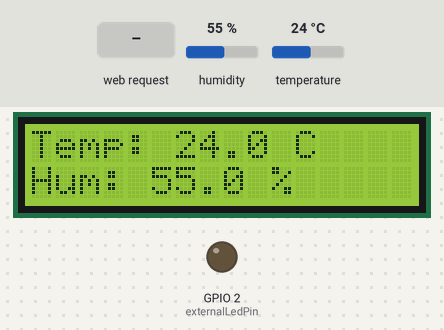
Recording of a sketch running on a simulated ESP32. Shown: 16×2 character LCD, output pins drawn as LEDs (lit = HIGH). The inputs (shaded band) are chosen by the test bench; at power-on: humidity 55 %, temperature 24 °C. WiFi joins after 1.5 s; servers stay silent unless stated; what the sketch prints to the serial monitor is not drawn.

Above: at 4.8 s.
4.9 s: HTTP request GET /?msg= received
At 5.3 s:
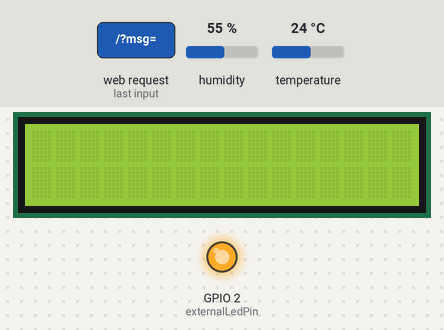
13.9 s: HTTP request GET /?msg= received
At 19.6 s:
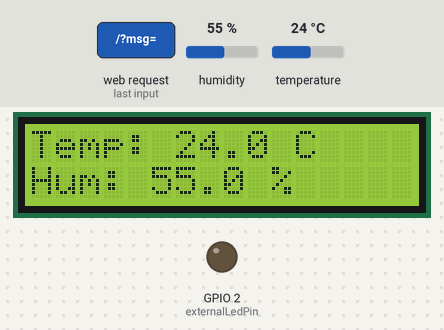
22.9 s: HTTP request GET /?msg= received
At 23.4 s:
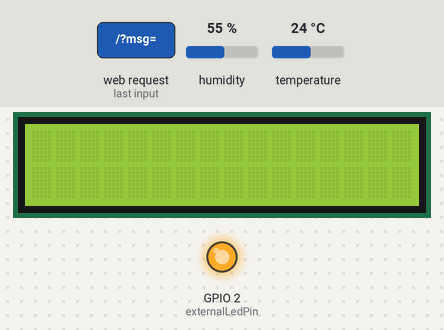
31.9 s: humidity set to 22 %
At 33.2 s:
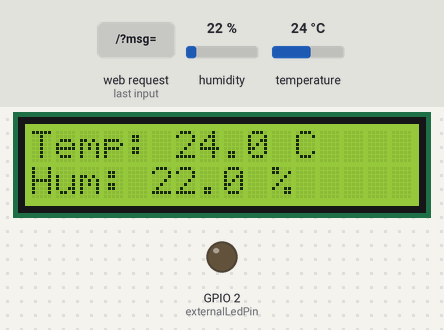
33.5 s: temperature set to 12 °C
At 36.4 s:
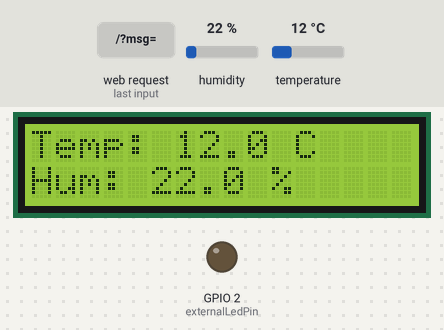
37.5 s: HTTP request GET /?msg= received
At 38.5 s:
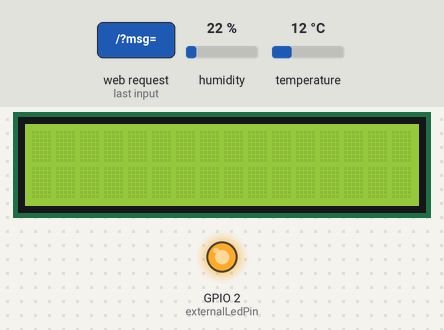
Timing chart, 0 to 44.1 s (numbered marks = the images above; inputs shaded):
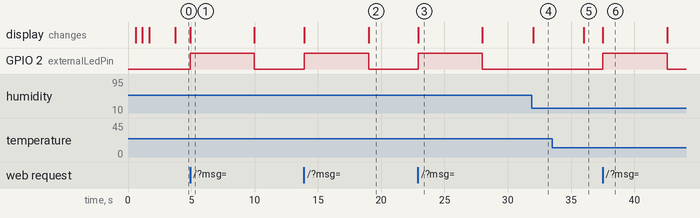

Measured:
- after the input at 4.9 s, GPIO 2 (externalLedPin): LOW → HIGH at once, → LOW 5.1 s later; the display: changes at once (image 1)
- after the input at 13.9 s, GPIO 2 (externalLedPin): LOW → HIGH at once, → LOW 5.1 s later; the display: first changes at once (image 2 shows a later state)
- after the input at 22.9 s, GPIO 2 (externalLedPin): LOW → HIGH at once, → LOW 5.1 s later; the display: changes at once (image 3)
- after the input at 31.9 s, the display: changes after 0.11 s (image 4)
- after the input at 33.5 s, the display: changes after 2.5 s (image 5)
- after the input at 37.5 s, GPIO 2 (externalLedPin): LOW → HIGH at once, → LOW 5.1 s later; the display: changes at once (image 6)
- what the display in image 1 shows lasts 5.1 s, from 4.9 s to 10.0 s

The sketch:

LCD_SENSOR_MESSAGE.ino
```cpp
#include "display.h"
#include "sensor.h"
#include "server.h"

void setup() {
  Serial.begin(115200);
  setupDisplay();
  setupSensor();
  setupWiFiAndServer();
}

void loop() {
  handleServer();
  handleMessageDisplay();
}
```

display.cpp
```cpp
#include <LiquidCrystal_I2C.h>
#include "display.h"
#include "sensor.h"

#define SDA_PIN 5
#define SCL_PIN 4

LiquidCrystal_I2C lcd(0x27, 16, 2);
const int externalLedPin = 2;

String currentMessage = "";
bool messageMode = false;
unsigned long messageStart = 0;
const unsigned long messageDuration = 5000;
bool firstTime = true;

void setupDisplay() {
  pinMode(externalLedPin, OUTPUT);
  digitalWrite(externalLedPin, LOW);
  Wire.begin(SDA_PIN, SCL_PIN);
  lcd.init();
  lcd.backlight();
}

void showStatus(const String& line1, const String& line2) {
  lcd.clear();
  lcd.setCursor(0, 0);
  lcd.print(line1.substring(0, 16));
  lcd.setCursor(0, 1);
  lcd.print(line2.substring(0, 16));
}

void showMessage(const String& msg) {
  currentMessage = msg;
  messageMode = true;
  messageStart = millis();
  firstTime = true;
}

void handleMessageDisplay() {
  if (messageMode) {
    if (firstTime) {
      digitalWrite(externalLedPin, HIGH);
      lcd.clear();
      firstTime = false;
    }

    if (currentMessage.length() > 40) {
      lcd.setCursor(0, 0);
      lcd.print("Message too long");
    } else if (currentMessage.length() > 20) {
      lcd.setCursor(0, 0);
      lcd.print(currentMessage.substring(0, 20));
      lcd.setCursor(0, 1);
      lcd.print(currentMessage.substring(20));
    } else {
      lcd.setCursor(0, 0);
      lcd.print(currentMessage);
    }

    if (millis() - messageStart > messageDuration) {
      messageMode = false;
      firstTime = true;
      lcd.clear();
    }
  } else {
    static unsigned long lastUpdate = 0;
    if (millis() - lastUpdate > 2000) {
      lastUpdate = millis();
      float temp = getTemperature();
      float hum = getHumidity();

      lcd.setCursor(0, 0);
      lcd.print("                ");
      lcd.setCursor(0, 1);
      lcd.print("                ");

      lcd.setCursor(0, 0);
      if (!isnan(temp)) {
        lcd.print("Temp: "); lcd.print(temp, 1); lcd.print(" C");
      } else {
        lcd.print("Temp read error");
      }

      lcd.setCursor(0, 1);
      if (!isnan(hum)) {
        lcd.print("Hum: "); lcd.print(hum, 1); lcd.print(" %");
      } else {
        lcd.print("Hum read error");
      }
      digitalWrite(externalLedPin, LOW);
    }
  }
}
```

display.h
```cpp
#ifndef DISPLAY_H
#define DISPLAY_H

void setupDisplay();
void handleMessageDisplay();
void showStatus(const String& line1, const String& line2);
void showMessage(const String& msg);

#endif
```

secrets.h
```cpp
#pragma once

const char* ssid = "";
const char* password = "";
```

sensor.cpp
```cpp
#include <DHT.h>
#include "sensor.h"

#define DHTPIN 3
#define DHTTYPE DHT11
DHT dht(DHTPIN, DHTTYPE);

void setupSensor() {
  dht.begin();
}

float getTemperature() {
  return dht.readTemperature();
}

float getHumidity() {
  return dht.readHumidity();
}
```

sensor.h
```cpp
// === sensor.h ===
#ifndef SENSOR_H
#define SENSOR_H

void setupSensor();
float getTemperature();
float getHumidity();

#endif
```

server.cpp
```cpp
#include <WiFi.h>
#include "server.h"
#include "display.h"
#include "sensor.h"
#include "secrets.h"
WiFiServer server(80);

String urlDecode(const String& text) {
  String decoded = "";
  char temp[] = "0x00";
  unsigned int len = text.length();
  unsigned int i = 0;
  while (i < len) {
    char c = text.charAt(i);
    if (c == '+') {
      decoded += ' ';
    } else if (c == '%' && i + 2 < len) {
      temp[2] = text.charAt(i + 1);
      temp[3] = text.charAt(i + 2);
      decoded += (char) strtol(temp, NULL, 16);
      i += 2;
    } else {
      decoded += c;
    }
    i++;
  }
  return decoded;
}

void setupWiFiAndServer() {
  showStatus("Connecting to", ssid);
  WiFi.begin(ssid, password);

  int dots = 0;
  while (WiFi.status() != WL_CONNECTED) {
    delay(500);
    Serial.print(".");
    dots++;
    if (dots > 3) dots = 0;
    String dotsStr = "";
    for (int i = 0; i < dots; i++) {
      dotsStr += ".";
    }
    showStatus("Connecting to", ssid + dotsStr);
  }

  IPAddress ip = WiFi.localIP();
  String ipStr = ip.toString();
  Serial.println("\nWiFi connected");
  Serial.println(ipStr);
  showStatus("Connected!", ipStr);

  delay(2000); // show IP briefly before clearing
  server.begin();
}

void handleServer() {
  WiFiClient client = server.available();
  if (client) {
    float temp = getTemperature();
    float hum = getHumidity();
    String request = client.readStringUntil('\r');
    client.flush();

    if (request.indexOf("GET /?msg=") != -1) {
      int start = request.indexOf("msg=") + 4;
      int end = request.indexOf(" ", start);
      if (end == -1) end = request.length();
      String msg = urlDecode(request.substring(start, end));
      msg.trim();
      showMessage(msg);
    }

    String html = "<!DOCTYPE html><html><head><title>ESP32</title></head><body>";
    html += "<h2>Temperature and Humidity</h2>";
    html += isnan(temp) ? "<p>Temp error</p>" : "<p>Temperature: " + String(temp, 1) + " &deg;C</p>";
    html += isnan(hum) ? "<p>Hum error</p>" : "<p>Humidity: " + String(hum, 1) + " %</p>";
    html += "<form><input name='msg'><input type='submit'></form></body></html>";

    client.println("HTTP/1.1 200 OK");
    client.println("Content-Type: text/html");
    client.println("Connection: close");
    client.println();
    client.println(html);
    client.stop();
  }
}
```

server.h
```cpp
#ifndef SERVER_H
#define SERVER_H

void setupWiFiAndServer();
void handleServer();

#endif
```
